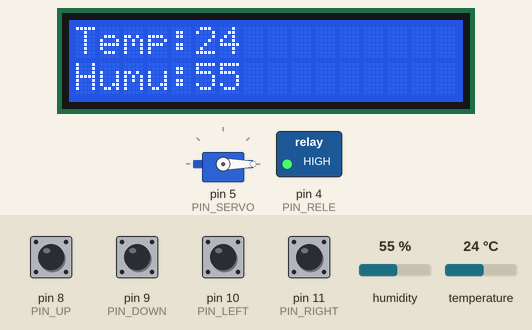
A sketch run on a simulated Arduino Uno, built with avr-gcc and run on an emulated ATmega328P. Shown: 16×2 character LCD, servo, switched loads named in the sketch (green lamp = pin HIGH). The test bench sets the inputs (shaded band); at power-on: pin 8 (PIN_UP), pin 9 (PIN_DOWN), pin 10 (PIN_LEFT), pin 11 (PIN_RIGHT) HIGH, temperature 24 °C, humidity 55 %. EEPROM starts erased.

Above: at 1.2 s.
1.3 s: pin 8 (PIN_UP) pulled LOW for 0.15 s
At 2.5 s:
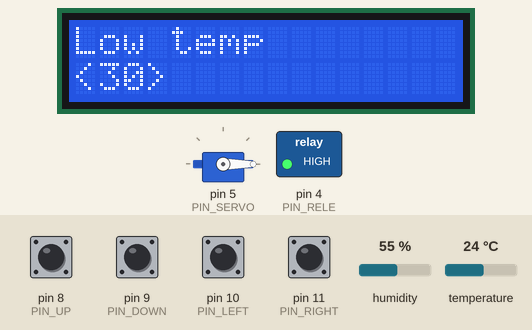
2.9 s: pin 8 (PIN_UP) pulled LOW for 1 s
At 4.0 s:
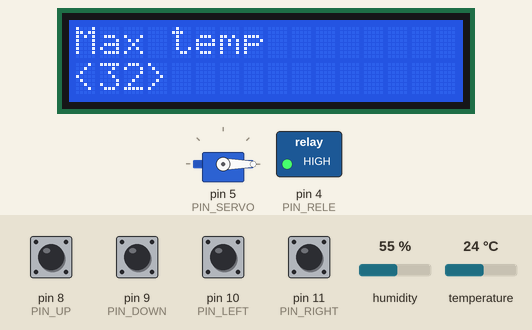
5.4 s: pin 8 (PIN_UP) pulled LOW for 0.15 s
At 6.6 s:
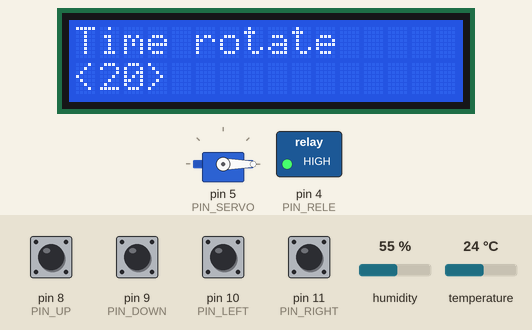
7.0 s: temperature set to 31 °C
9.4 s: temperature set to 34 °C
At 10.7 s:
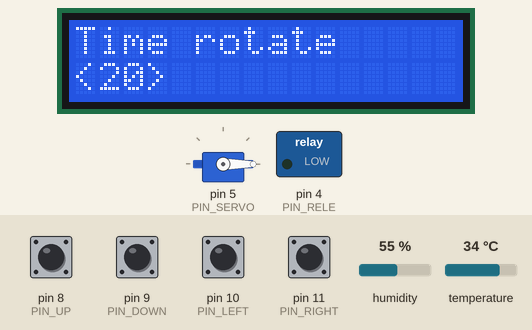
11.7 s: pin 9 (PIN_DOWN) pulled LOW for 0.15 s
At 13.1 s:
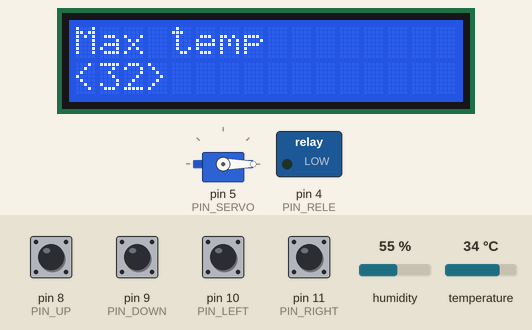
Timing chart, 0 to 21.5 s (numbered marks = the images above; inputs shaded):
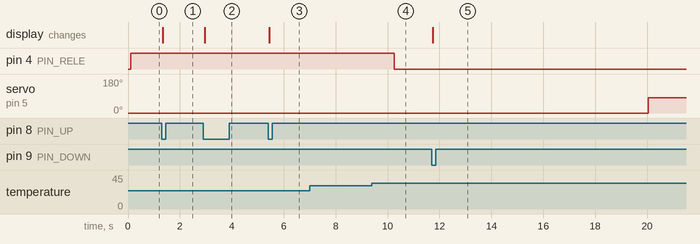

The sketch:

menu.ino
```cpp
#include <Servo.h>            //мотор
#include <LiquidCrystal_I2C.h>//дисплей 16:2
#include <Bounce2.h>          //для усунення брязкоту контактів
#include <DHT.h>              //датчик вологості
#include <EEPROM.h>           //

#define PIN_UP 8
#define PIN_DOWN 9
#define PIN_LEFT 10
#define PIN_RIGHT 11
#define PIN_SERVO 5
#define PIN_HUMIDITY_LEVEL 2
#define PIN_RELE 4


LiquidCrystal_I2C LCD(0x27, 16, 2);
DHT dht(PIN_HUMIDITY_LEVEL, DHT11);
Servo servo;
Bounce2::Button buttonU = Bounce2::Button();
Bounce2::Button buttonD = Bounce2::Button();
Bounce2::Button buttonL = Bounce2::Button();
Bounce2::Button buttonR = Bounce2::Button();

struct Settings
{
  uint8_t minTemperature;
  uint8_t maxTemperature;
  uint8_t timeRotate;
};

enum Menu
{
  HOME,
  SET_LOW_TEMP,
  SET_HIGTH_TEMP,
  SET_TIME_ROTATE,
  COUNT_OPTIONS
};

Settings set;
uint8_t menu = 0;
uint8_t t;
uint8_t h;
unsigned long lastTimeDeleyServo = 0;
unsigned long lastTimeDeleyEEPROM = 0;
bool stateServo = 0;


void setup()
{
  LCD.init();
  LCD.backlight();

  buttonU.attach( PIN_UP ,  INPUT_PULLUP );
  buttonD.attach( PIN_DOWN ,  INPUT_PULLUP );
  buttonL.attach( PIN_LEFT ,  INPUT_PULLUP );
  buttonR.attach( PIN_RIGHT ,  INPUT_PULLUP );

  //задаємо час усунення брязкоту контактів
  buttonU.interval(5);
  buttonD.interval(5);
  buttonL.interval(5);
  buttonR.interval(5);

  buttonU.setPressedState(LOW);
  buttonD.setPressedState(LOW);
  buttonL.setPressedState(LOW);
  buttonR.setPressedState(LOW);

  pinMode(PIN_RELE, OUTPUT);

  servo.attach(PIN_SERVO);
  servo.write(0);

  dht.begin();

  if(EEPROM.read(0) != 'k')
  {
    EEPROM.write(0, 'k');
    set.minTemperature = 30;
    set.maxTemperature = 32;
    set.timeRotate = 20;
    EEPROM.put(1, set);
  }
  EEPROM.get(1, set);
}

void loop()
{
  buttonU.update();
  buttonD.update();
  buttonL.update();
  buttonR.update();

  int t = dht.readTemperature();
  int h = dht.readHumidity();


  if(t < set.minTemperature) digitalWrite(PIN_RELE, 1);
  if(t > set.maxTemperature) digitalWrite(PIN_RELE, 0);

  if (millis() - lastTimeDeleyServo > set.timeRotate * 1000)
  {
    if(stateServo)
      servo.write(0);
    else
      servo.write(80);
    stateServo = !stateServo;
    lastTimeDeleyServo = millis();
  }


  //навігація по меню
  if(buttonU.pressed())
    ++menu;
  if(buttonD.pressed())
    --menu;

  //установка значень
  switch(menu % COUNT_OPTIONS)
  {
    case SET_LOW_TEMP:
    {
      if(buttonL.pressed() && set.minTemperature > 1)
        --set.minTemperature;
      if(buttonR.pressed() && set.minTemperature < set.maxTemperature)
        ++set.minTemperature;
      break;
    }
    case SET_HIGTH_TEMP:
    {
      if(buttonL.pressed() && set.maxTemperature > set.minTemperature)
        --set.maxTemperature;
      if(buttonR.pressed() && set.maxTemperature < 50)
        ++set.maxTemperature;
      break;
    }
    case SET_TIME_ROTATE:
    {
      if(buttonL.pressed())
        --set.timeRotate;
      if(buttonR.pressed())
        ++set.timeRotate;
      break;
    }
  }

  //вивід інформації на дисплей
  LCD.setCursor(0, 0);
  switch(menu % COUNT_OPTIONS)
  {
    case HOME:
    {
      LCD.print("Temp:");
      LCD.print(t);
      LCD.print("     ");
      LCD.setCursor(0, 1);
      LCD.print("Humu:");
      LCD.print(h);
      break;
    }
    case SET_LOW_TEMP:
    {
      LCD.print("Low temp    ");
      LCD.setCursor(0, 1);
      LCD.print("<");
      LCD.print(set.minTemperature);
      LCD.print(">   ");
      break;
    }
    case SET_HIGTH_TEMP:
    {
      LCD.print("Max temp    ");
      LCD.setCursor(0, 1);
      LCD.print("<");
      LCD.print(set.maxTemperature);
      LCD.print(">    ");
      break;
    }
    case SET_TIME_ROTATE:
    {
      LCD.print("Time rotate");
      LCD.setCursor(0, 1);
      LCD.print("<");
      LCD.print(set.timeRotate);
      LCD.print(">    ");
      break;
    }
  }

  if(millis() - lastTimeDeleyEEPROM > 60000)
  {
    EEPROM.put(1,set);
  }
}
```

Measured:
- the behaviour switches between 32 and 33 °C on temperature (found by bisection; images 3 and 4)
- after the input at 1.3 s, the display: changes at once (image 1)
- after the input at 2.9 s, the display: changes after 0.05 s (image 2)
- after the input at 5.4 s, the display: changes at once (image 3)
- after the input at 7.0 s, every drawn part: stays the same
- after the input at 9.4 s, pin 4 (PIN_RELE): HIGH → LOW after 0.86 s
- after the input at 11.7 s, the display: changes after 0.05 s (image 5)
